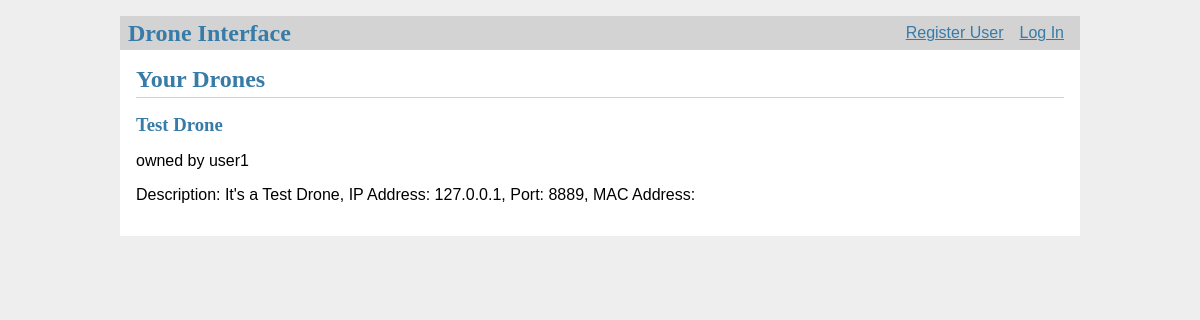
Before: / with the older database file.
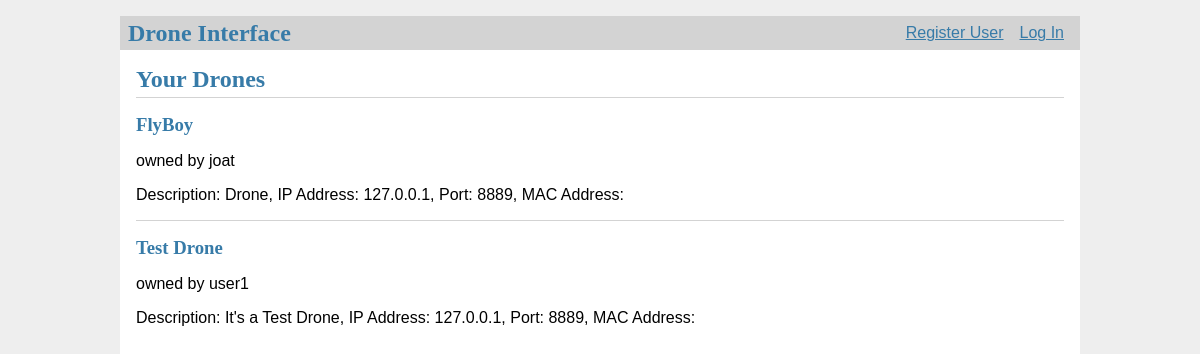
After: the same page with the newer database file.
### tables this page shows
CREATE TABLE drones (
  id INTEGER PRIMARY KEY AUTOINCREMENT,
  drone_name TEXT UNIQUE NOT NULL,
  description TEXT NOT NULL,
  ip_addr TEXT NOT NULL,
  port TEXT NOT NULL,
  mac_addr TEXT,
  owner_id INTEGER NOT NULL,
  group_id INTEGER,
  FOREIGN KEY (owner_id) REFERENCES user (id),
  FOREIGN KEY (group_id) REFERENCES groups (id)
);

CREATE TABLE user (
  id INTEGER PRIMARY KEY AUTOINCREMENT,
  username TEXT UNIQUE NOT NULL,
  password TEXT NOT NULL
);

### flaskr/drones.py (the view)
@bp.route('/')
def drones_display():
    db = get_db()
    drones = db.execute(
        'SELECT p.id, drone_name, description, ip_addr, port, u.username, owner_id'
        ' FROM drones p JOIN user u ON p.owner_id = u.id'
        ' ORDER BY p.id DESC'
    ).fetchall()
    return render_template('drones/drones_display.html', drones=drones)

### flaskr/auth.py (called while the page is built)
@bp.before_app_request
def load_logged_in_user():
    user_id = session.get('user_id')
    if user_id is None:
        g.user = None
    else:
        g.user = get_db().execute(
            'SELECT * FROM user WHERE id = ?', (user_id,)
        ).fetchone()

### flaskr/db.py (called while the page is built)
def get_db():
    if 'db' not in g:
        g.db = sqlite3.connect(
            current_app.config['DATABASE'],
            detect_types=sqlite3.PARSE_DECLTYPES
        )
        g.db.row_factory = sqlite3.Row
    return g.db

### flaskr/templates/drones/drones_display.html (shortened to what this page needs)
{% extends 'base.html' %}
{% block header %}
  <h1>{% block title %}Your Drones{% endblock %}</h1>
{% endblock %}
{% block content %}
  {% for drone in drones %}
    <article class="drone">
      <header>
        <div>
          <h1>{{ drone['drone_name'] }}</h1>
          <div class="about">owned by {{ drone['username'] }}</div>
        </div>
      </header>
        <p class="description">Description: {{ drone['description'] }},
          IP Address: {{ drone['ip_addr'] }}, Port: {{ drone['port'] }}, MAC Address: {{ drone['mac_addr'] }}</p>
    </article>
    {% if not loop.last %}
      <hr>
    {% endif %}
  {% endfor %}
{% endblock %}

### flaskr/templates/base.html (shortened to what this page needs)
<!doctype html>
<link rel="stylesheet" href="{{ url_for('static', filename='style.css') }}">
<nav>
  <h1>Drone Interface</h1>
  <ul>
    {% if g.user %}
        <li><span>{{ g.user['username'] }}</span>
        <li><a href="{{ url_for('drones.drones_display') }}">Drones</a>
        <li><a href="{{ url_for('swarms.swarms') }}">Swarms</a>
        <li><a href="{{ url_for('actions.mainpage') }}">Actions</a>
        <li><a href="{{ url_for('auth.logout') }}">Log Out</a>
    {% else %}
      <li><a href="{{ url_for('auth.register') }}">Register User</a>
      <li><a href="{{ url_for('auth.login') }}">Log In</a>
    {% endif %}
  </ul>
</nav>
<section class="content">
  <header>
    {% block header %}{% endblock %}
  </header>
  {% block content %}{% endblock %}
</section>

### flaskr/static/style.css (style rules this page uses)
h1 { font-family: serif; color: #377ba8; margin: 1rem 0; }
a { color: #377ba8; }
hr { border: none; border-top: 1px solid lightgray; }
nav { background: lightgray; display: flex; align-items: center; padding: 0 0.5rem; }
nav h1 { flex: auto; margin: 0; }
nav ul { display: flex; list-style: none; margin: 0; padding: 0; }
nav ul li a, nav ul li span, header .action { display: block; padding: 0.5rem; }
.content { padding: 0 1rem 1rem; }
.content > header { border-bottom: 1px solid lightgray; display: flex; align-items: flex-end; }
.content > header h1 { flex: auto; margin: 1rem 0 0.25rem 0; }
.content:last-child { margin-bottom: 0; }

Changed rows visible on the page:
added drones: drone_name "FlyBoy", username "joat", description "Drone", ip_addr "127.0.0.1", port "8889"
